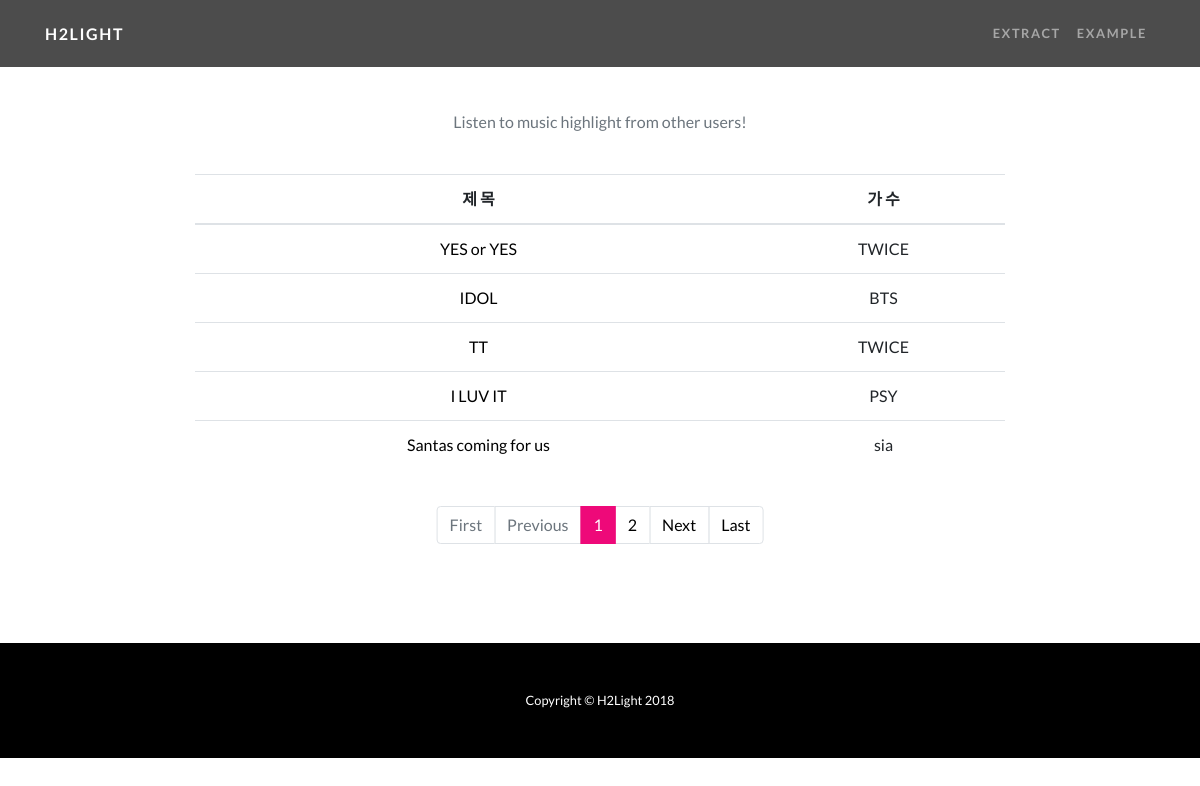
Page /index/example/ on the committed database.
### highlight/models.py (models this page shows, shortened)
class ExtractedMusicList(models.Model):
    id = models.IntegerField(primary_key=True)
    title = models.CharField(max_length=50, default="music")
    musician = models.CharField(max_length=50, default="music singer")
    highlightFile = models.FileField(upload_to='output/')

### highlight/views.py (the view)
# urls.py: path('example/', views.example, name='example'),
def example(request):
    music_list = ExtractedMusicList.objects.all()
    music_list.reverse()
    paginator = Paginator(music_list, 5)  # Show 5 contacts per page
    page = request.GET.get('page')
    musics = paginator.get_page(page)
    return render(request, 'highlight/example.html', {
        'musics': musics
    })

### highlight/templates/highlight/example.html (shortened to what this page needs)
<!DOCTYPE html>
<html lang="en">
<head>
    <link href="../../static/vendor/bootstrap/css/bootstrap.css" rel="stylesheet">
    <link href="../../static/css/highlight_css.css" rel="stylesheet">
    <link href="../../static/css/example_css.css" rel="stylesheet">
</head>
<body>
<nav class="navbar navbar-expand-lg navbar-dark navbar-custom fixed-top">
    <div class="container">
        <a class="navbar-brand" href="../../index/">H2Light</a>
        <div class="collapse navbar-collapse" id="navbarResponsive">
            <ul class="navbar-nav text-uppercase ml-auto">
                <li class="nav-item">
                    <a class="nav-link js-scroll-trigger" href="../extract/">Extract</a>
                </li>
                <li class="nav-item">
                    <a class="nav-link js-scroll-trigger" href="../example/">Example</a>
                </li>
            </ul>
        </div>
    </div>
</nav>
<section class="extract text-center text-black">
    <div class="masthead-content">
        <div class="container">
            <p class="text-secondary">Listen to music highlight from other users!<br><br></p>
        </div>
    </div>
    <div class="container" style="width:70%">
        <table class="table">
            <thead>
            <tr>
                <th style="width: 70%">제 목</th>
                <th style="width: 30%">가 수</th>
            </tr>
            </thead>
            {% for music in musics %}
                <tr>
                    <td><a href={% url 'result_detail' pk=music.id %}>{{ music.title }}</a></td>
                    <td>{{ music.musician }}</td>
                </tr>
            {% endfor %}
        </table>
        <br><br>
    </div>
    <div class="layer">
        <nav aria-label="Page navigation example">
            <ul class="pagination">
                {% if musics.has_previous %}
                    <li class="page-item"><a class="page-link" href="?page=1">First</a></li>
                    <li class="page-item"><a class="page-link"
                                             href="?page={{ musics.previous_page_number }}">Previous</a></li>
                {% else %}
                    <li class="page-item disabled"><a class="page-link">First</a></li>
                    <li class="page-item disabled"><a class="page-link">Previous</a></li>
                {% endif %}
                {% for i in musics.paginator.page_range %}
                    {% if i == musics.number %}
                        <li class="page-item active"><a class="page-link" href="?page={{ i }}">{{ i }}</a></li>
                    {% else %}
                        <li class="page-item"><a class="page-link" href="?page={{ i }}">{{ i }}</a></li>
                    {% endif %}
                {% endfor %}
                {% if musics.has_next %}
                    <li class="page-item"><a class="page-link" href="?page={{ musics.next_page_number }}">Next</a></li>
                    <li class="page-item"><a class="page-link" href="?page={{ musics.paginator.num_pages }}">Last
                    </a></li>
                {% else %}
                    <li class="page-item disabled"><a class="page-link">Next</a></li>
                    <li class="page-item disabled"><a class="page-link">Last</a></li>
                {% endif %}
            </ul>
        </nav>
    </div>
</section>
<footer class="py-5 bg-black">
    <div class="container">
        <p class="m-0 text-center text-white small">Copyright &copy; H2Light 2018</p>
    </div>
</footer>
</body>
</html>

### highlight/static/css/highlight_css.css (style rules this page uses)
body { font-family: 'Lato'; }
section { padding: 80px 0; }
@media ( min-width: 768px) { section { padding: 110px 0; } }
.bg-black { background-color: #000 !important; }
.navbar-custom { padding-top: 1rem; padding-bottom: 1rem; background-color: rgba(0, 0, 0, 0.7); }
.navbar-custom .navbar-brand { text-transform: uppercase; font-size: 1rem; letter-spacing: 0.1rem; font-weight: 700; }
.navbar-custom .navbar-nav .nav-item .nav-link { text-transform: uppercase; font-size: 0.8rem; font-weight: 700; letter-spacing: 0.1rem; }

### highlight/static/css/example_css.css (style rules this page uses)
a:link { color: black; text-decoration: none; }
.page-item.active .page-link { z-index: 1; color: #fff; background-color: #ee0979; border-color: #ee0979; }
.page-link { position: relative; display: block; padding: 0.5rem 0.75rem; margin-left: -1px; line-height: 1.25; color: #ee0979; background-color: #fff; border: 1px solid #dee2e6; }
.layer { position:absolute; left:50%; transform:translate(-50%, -50%) }

### rows in the picture
ExtractedMusicList: title "YES or YES", musician "TWICE"
ExtractedMusicList: title "IDOL", musician "BTS"
ExtractedMusicList: title "TT", musician "TWICE"
ExtractedMusicList: title "I LUV IT", musician "PSY"
ExtractedMusicList: title "Santas coming for us", musician "sia"

### other values in the picture
{{ i }} "1"
{{ i }} "2"
